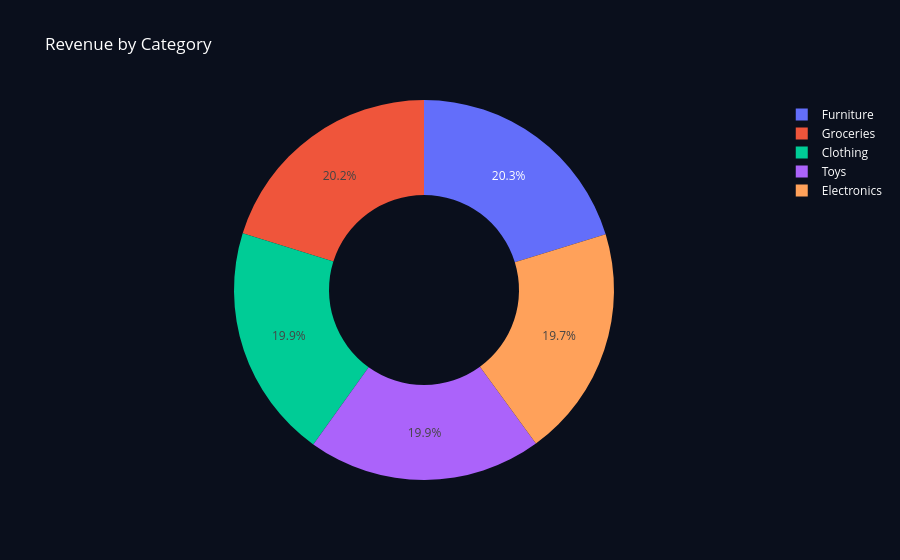
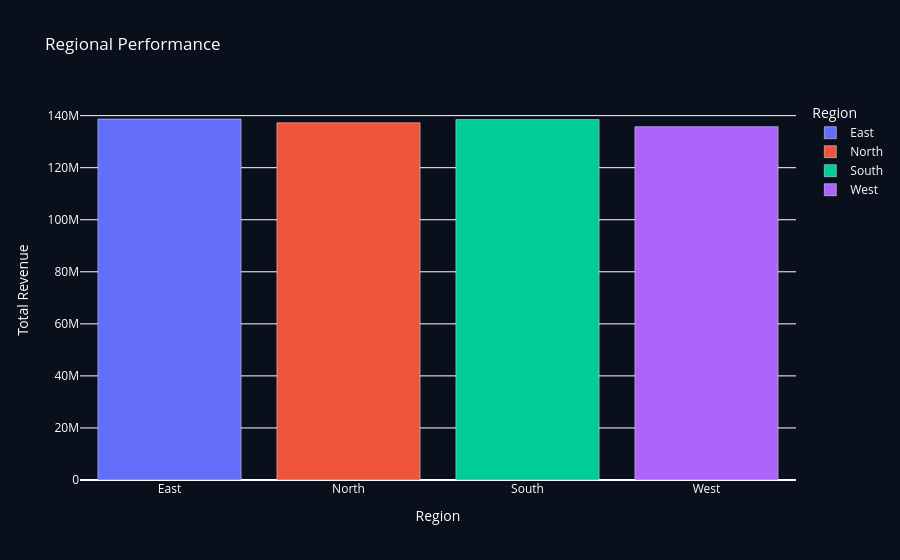

Notebook code for these charts, in order:
### Code cell
import plotly.express as px


total_revenue = df['Total Revenue'].sum()
total_units = df['Units Sold'].sum()
print(f"Total Revenue: ₹{total_revenue:,.2f}")
print(f"Total Units Sold: {total_units:,}")


category_sales = df.groupby('Category')['Total Revenue'].sum().reset_index()
fig1 = px.pie(category_sales, values='Total Revenue', names='Category', hole=0.5, 
              title='Revenue by Category')

fig1.update_layout(paper_bgcolor='#0A0F1C', plot_bgcolor='#0A0F1C', font_color='white')
fig1.show()


region_sales = df.groupby('Region')['Total Revenue'].sum().reset_index()
fig2 = px.bar(region_sales, x='Region', y='Total Revenue', color='Region', 
              title='Regional Performance')
fig2.update_layout(paper_bgcolor='#0A0F1C', plot_bgcolor='#0A0F1C', font_color='white')
fig2.show()

### Figure 1 — Plotly figure (JSON) as saved in the notebook; plotly's stock layout.template omitted (floating-point values rounded to 4 significant figures)
{"data": [{"domain": {"x": [0, 1], "y": [0, 1]}, "hole": 0.5, "hovertemplate": "Category=%{label}<br>Total Revenue=%{value}<extra></extra>", "labels": ["Clothing", "Electronics", "Furniture", "Groceries", "Toys"], "legendgroup": "", "name": "", "showlegend": true, "type": "pie", "values": [109700000.0, 108400000.0, 111500000.0, 111000000.0, 109600000.0]}], "layout": {"font": {"color": "white"}, "legend": {"tracegroupgap": 0}, "paper_bgcolor": "#0A0F1C", "plot_bgcolor": "#0A0F1C", "title": {"text": "Revenue by Category"}}}

### Figure 2 — Plotly figure (JSON) as saved in the notebook; plotly's stock layout.template omitted (floating-point values rounded to 4 significant figures)
{"data": [{"hovertemplate": "Region=%{x}<br>Total Revenue=%{y}<extra></extra>", "legendgroup": "East", "marker": {"color": "#636efa", "pattern": {"shape": ""}}, "name": "East", "orientation": "v", "showlegend": true, "textposition": "auto", "type": "bar", "x": ["East"], "xaxis": "x", "y": [138700000.0], "yaxis": "y"}, {"hovertemplate": "Region=%{x}<br>Total Revenue=%{y}<extra></extra>", "legendgroup": "North", "marker": {"color": "#EF553B", "pattern": {"shape": ""}}, "name": "North", "orientation": "v", "showlegend": true, "textposition": "auto", "type": "bar", "x": ["North"], "xaxis": "x", "y": [137300000.0], "yaxis": "y"}, {"hovertemplate": "Region=%{x}<br>Total Revenue=%{y}<extra></extra>", "legendgroup": "South", "marker": {"color": "#00cc96", "pattern": {"shape": ""}}, "name": "South", "orientation": "v", "showlegend": true, "textposition": "auto", "type": "bar", "x": ["South"], "xaxis": "x", "y": [138500000.0], "yaxis": "y"}, {"hovertemplate": "Region=%{x}<br>Total Revenue=%{y}<extra></extra>", "legendgroup": "West", "marker": {"color": "#ab63fa", "pattern": {"shape": ""}}, "name": "West", "orientation": "v", "showlegend": true, "textposition": "auto", "type": "bar", "x": ["West"], "xaxis": "x", "y": [135800000.0], "yaxis": "y"}], "layout": {"barmode": "relative", "font": {"color": "white"}, "legend": {"title": {"text": "Region"}, "tracegroupgap": 0}, "paper_bgcolor": "#0A0F1C", "plot_bgcolor": "#0A0F1C", "title": {"text": "Regional Performance"}, "xaxis": {"anchor": "y", "categoryarray": ["East", "North", "South", "West"], "categoryorder": "array", "domain": [0, 1], "title": {"text": "Region"}}, "yaxis": {"anchor": "x", "domain": [0, 1], "title": {"text": "Total Revenue"}}}}
